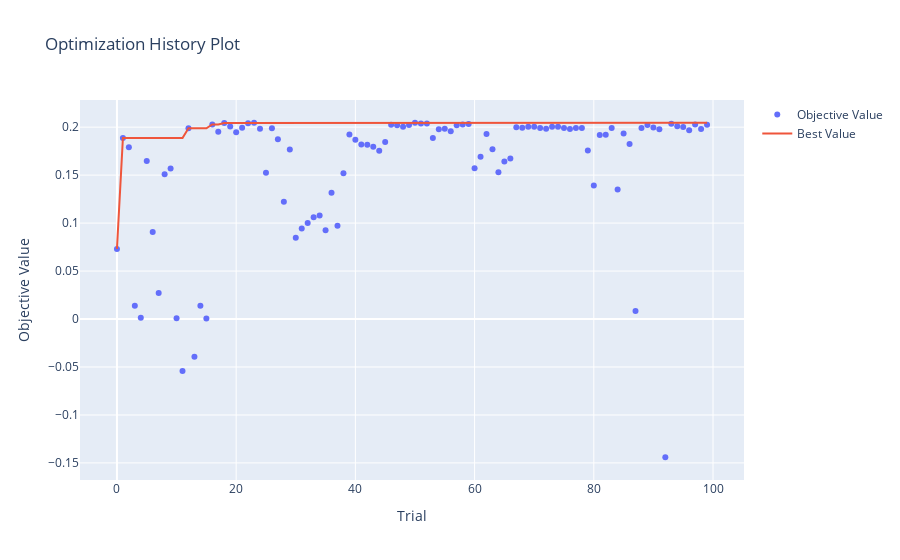
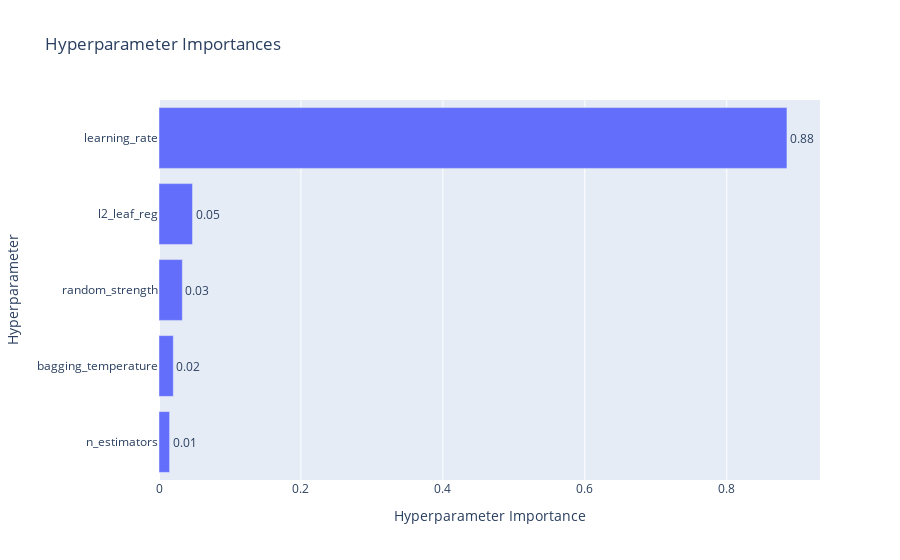
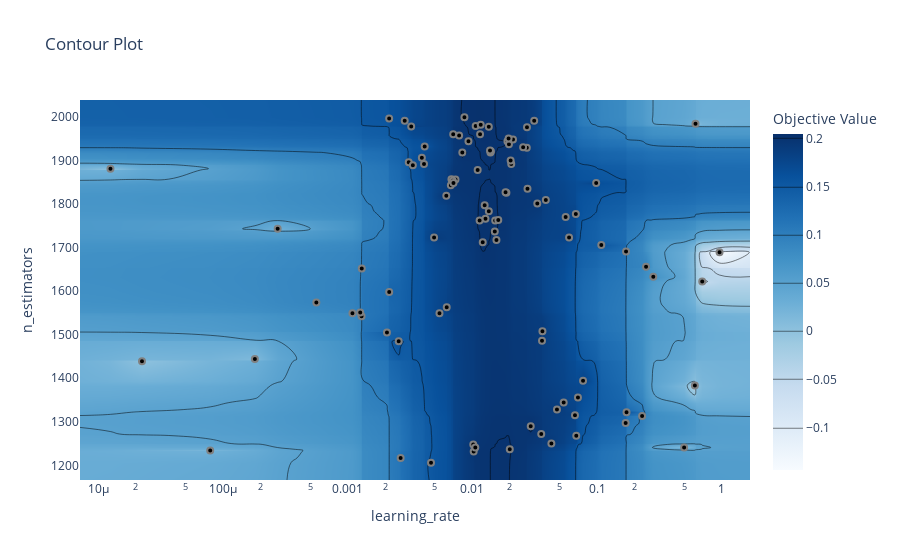
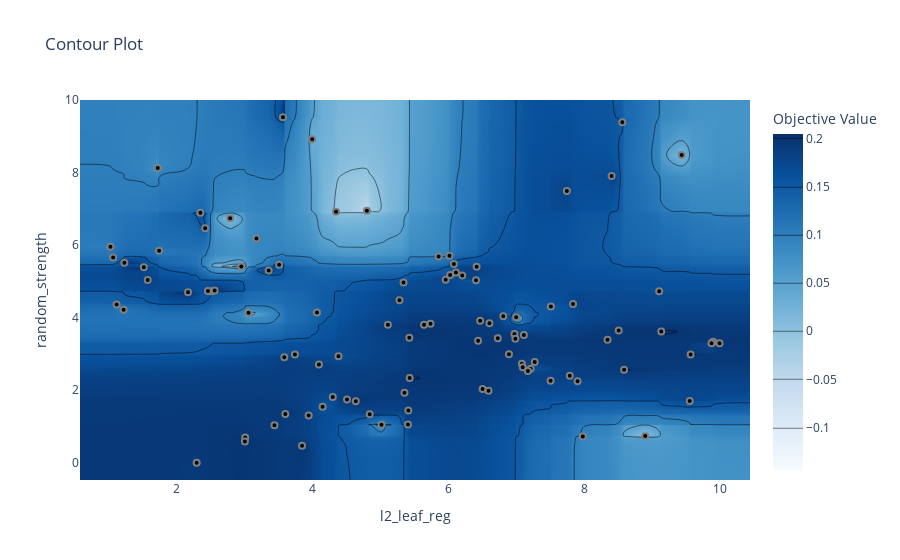

Source (notebook cell) for these figures, in order:
### Code cell
from optuna.visualization import plot_optimization_history, plot_param_importances, plot_contour, plot_slice
plot_optimization_history(study).show()
plot_param_importances(study).show()
plot_contour(study, params=["learning_rate", "n_estimators"]).show()
plot_contour(study, params=["l2_leaf_reg", "random_strength"]).show()
plot_slice(study, params=["learning_rate", "n_estimators", "l2_leaf_reg"]).show()
